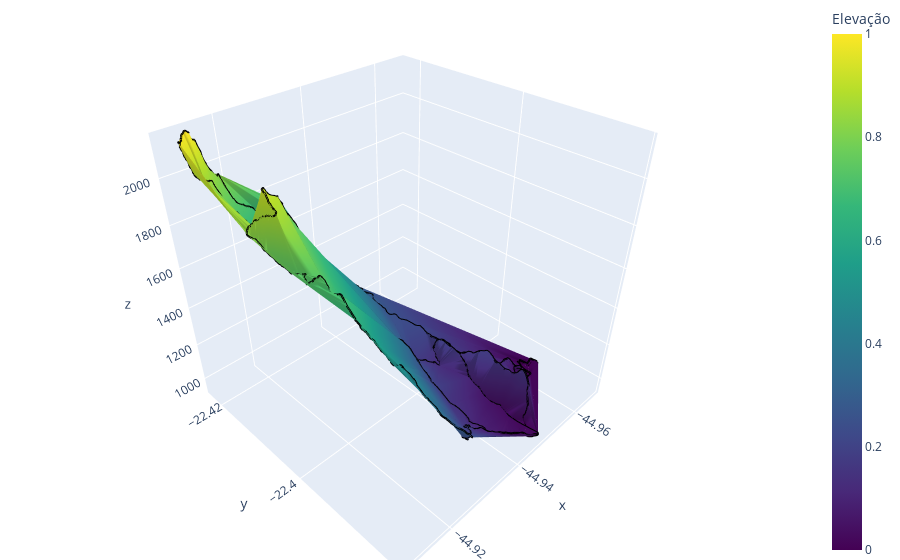

The notebook cell saved with this chart:
### Code cell
import plotly.graph_objects  as  go 

z=df_final['elevacao']
intensity = (z - z.min()) / (z.max() - z.min())

fig = go.Figure(data=[go.Mesh3d(x=df_final['longitude'],
                                y=df_final['latitude'],
                                z=df_final['elevacao'],
                                intensity=intensity,
                                colorbar_title='Elevação',
                                colorscale='Viridis',  # Você pode escolher qualquer escala de cores
                                showscale=True
                                ),
                                go.Scatter3d(
                                    x=df_final['longitude'],
                                    y=df_final['latitude'],
                                    z=df_final['elevacao'],
                                    mode='lines',
                                    line=dict(color='black', width=4),  # Configurações da linha preta
                                    showlegend=False
                                )
])

fig.update_layout(scene=dict(zaxis=dict(range=[z.min(), z.max()])),
                  margin=dict(l=0, r=0, b=0, t=0))
fig.show()

### Figure 1 — Plotly figure (JSON) as saved in the notebook; plotly's stock layout.template omitted (floating-point values rounded to 4 significant figures; data arrays with more than 128 entries replaced by an {"elided": "..."} marker saying what was removed)
{"data": [{"colorbar": {"title": {"text": "Elevação"}}, "colorscale": [[0, "#440154"], [0.1111, "#482878"], [0.2222, "#3e4989"], [0.3333, "#31688e"], [0.4444, "#26828e"], [0.5556, "#1f9e89"], [0.6667, "#35b779"], [0.7778, "#6ece58"], [0.8889, "#b5de2b"], [1, "#fde725"]], "intensity": {"elided": "10516 float values"}, "showscale": true, "type": "mesh3d", "x": {"elided": "10516 float values"}, "y": {"elided": "10516 float values"}, "z": {"elided": "10516 float values"}}, {"line": {"color": "black", "width": 4}, "mode": "lines", "showlegend": false, "type": "scatter3d", "x": {"elided": "10516 float values"}, "y": {"elided": "10516 float values"}, "z": {"elided": "10516 float values"}}], "layout": {"margin": {"b": 0, "l": 0, "r": 0, "t": 0}, "scene": {"zaxis": {"range": [911.6, 2178.0]}}}}
